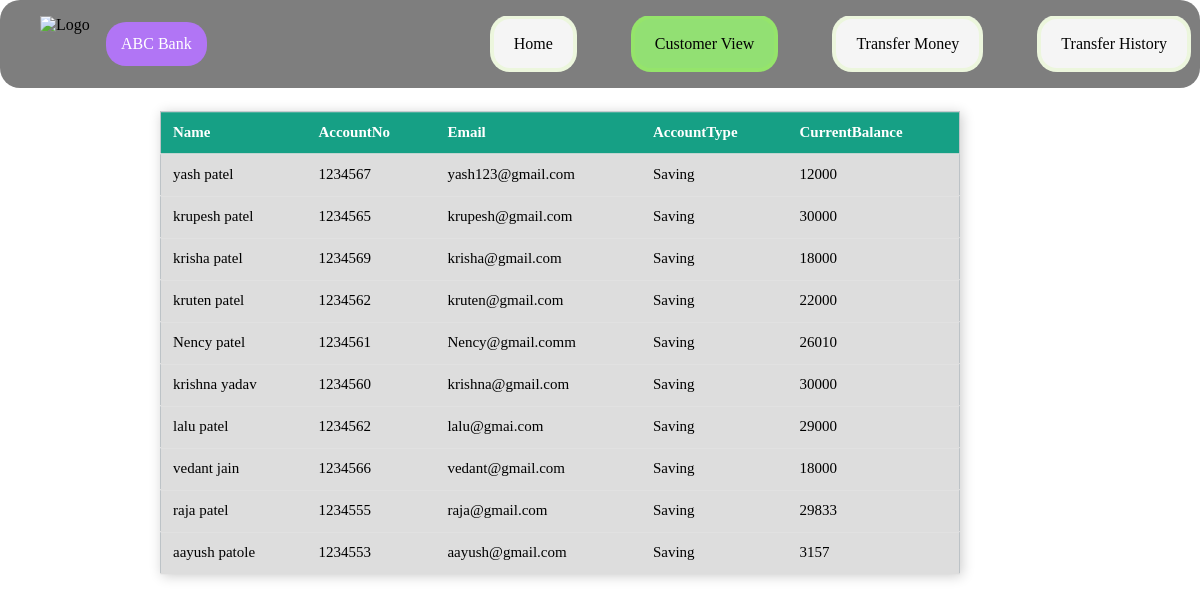
Page /data on the earlier database version.
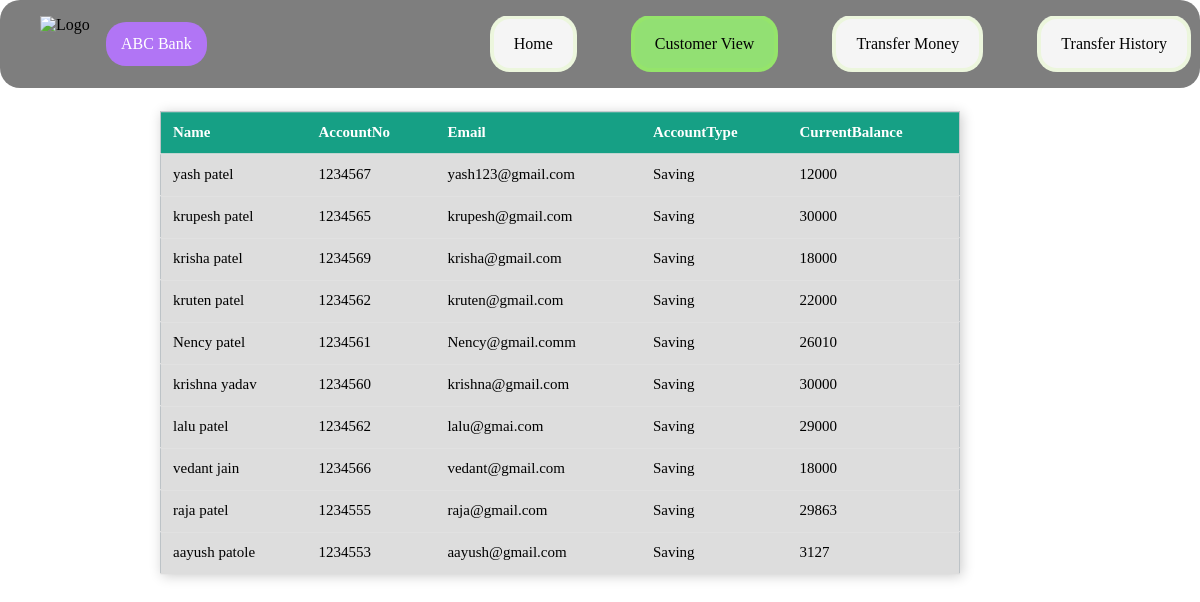
Same page on the later database version.
### home/models.py (models this page shows, shortened)
class Customer(models.Model):
    Name = models.CharField(max_length=122,null=True,blank=True)
    AccountNo = models.CharField(max_length=7,null=True,blank=True)
    Email = models.CharField(max_length=122,null=True,blank=True)
    AccountType = models.CharField(max_length=122,null=True,blank=True)
    CurrentBalance = models.IntegerField(null=True,blank=True)
    objects = models.Manager()

### home/views.py (the view)
# urls.py: path('data',views.CustomerData),
def CustomerData(request):
    customer = Customer.objects.all()
    return render(request, 'data.html', {'customers': customer})

### Templates/data.html (shortened to what this page needs)
<!DOCTYPE html>
<html lang="en">
<head>
</head>
<body>
    <header>
        <div>
            <ul>
                <img src="https://i.ibb.co/6ZjfksG/logo.png" alt="Logo">
                <li style="background-color: rgb(177, 117, 245)" style=" border: 2px solid white">
                    ABC Bank</li>
                <li><a href="home" >Home</a></li>
                <li><a class="active" href="data">Customer view</a></li>
                <li><a href="transfer">Transfer money</a></li>
                <li><a href="transfer_hist">Transfer History</a></li>
            </ul>
        </div>
    </header>
    <table>
        <tr id="header">
            <th>Name</th>
            <th>AccountNo</th>
            <th>Email</th>
            <th>AccountType </th>
            <th>CurrentBalance</th>
        </tr>
        {% for item in customers %}
        <tr>
            <td>{{item.Name}}</td>
            <td>{{item.AccountNo}}</td>
            <td>{{item.Email}}</td>
            <td>{{item.AccountType}}</td>
            <td>{{item.CurrentBalance}}</td>
        </tr>
        {% endfor %}
    </table>
</body>
</html>

Differences in the rows shown:
changed Customer "raja patel": CurrentBalance "29833" → "29863"
changed Customer "aayush patole": CurrentBalance "3157" → "3127"
